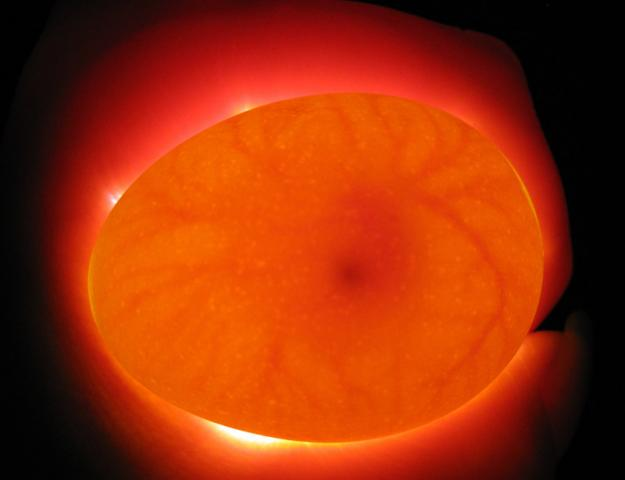
#> input picture img/egg3.jpg, 625 x 480 px
$ python tumor_extraction.py   (older library calls are emulated)
#> lines starting #> are read from the running program, lines starting #| are printed output that depends on the picture; after the words box and inside, x2 and y2 are one past the last pixel; in counts of white or black regions, pixels touching at a corner belong together
### processing.py
import cv2
import matplotlib.pyplot as plt


# [10 lines left out: functions show_image, show_image_plt, not called in this run]

def cvt_image_colorspace(image, colorspace = cv2.COLOR_BGR2GRAY):
    return cv2.cvtColor(image, colorspace)

def median_filtering(image, kernel_size=3):
    '''
    :param image: grayscale image
    :param kernel_size: kernel size should be odd number
    :return: blurred image
    '''

    return cv2.medianBlur(image, kernel_size)


def apply_threshold(image, **kwargs):
    '''
    :param image: image object
    :param kwargs: threshold parameters - dictionary
    :return:
    '''
    threshold_method = kwargs['threshold_method']
    max_value = kwargs['pixel_value']
    threshold_flag = kwargs.get('threshold_flag', None)
    if threshold_flag is not None:
        ret, thresh1 = cv2.adaptiveThreshold(image, max_value, threshold_method,cv2.THRESH_BINARY, kwargs['block_size'], kwargs['const'])
    else:
        ret, thresh1 = cv2.threshold(image, kwargs['threshold'], max_value, threshold_method)
    return thresh1

def sobel_filter(img,x,y,kernel_size = 3):
    return cv2.Sobel(img, cv2.CV_8U, x,y, ksize=kernel_size)

### tumor_extraction.py
from processing import *

image = cv2.imread("./img/egg3.jpg", 1)
#> image is the input picture: shape (480, 625, 3); mean B, G, R 7.8, 45.6, 152.1
plt.imshow(image)

# Step one - grayscale the image
grayscale_img = cvt_image_colorspace(image)
plt.imshow(grayscale_img)

# Step two - filter out image
median_filtered = median_filtering(grayscale_img, 5)
plt.imshow(median_filtered)

# testing threshold function
bin_image = apply_threshold(median_filtered, **{"threshold": 160,
                                                "pixel_value": 255,
                                                "threshold_method": cv2.THRESH_BINARY})
#> in apply_threshold, `ret, thresh1 = cv2.threshold(image, kwargs['threshold'], max_value, th..`:
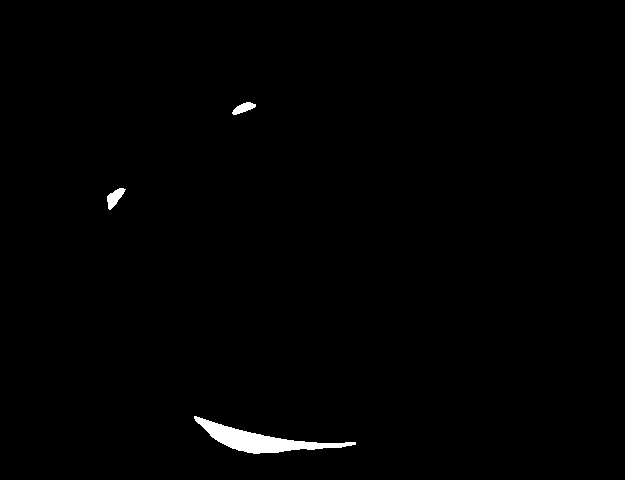
#> thresh1: shape (480, 625); 0.79% white; 3 white regions, box (x1, y1, x2, y2) and area: (194, 416, 356, 454) 1984, (107, 188, 126, 210) 214, (232, 102, 256, 115) 171
#> in apply_threshold, `ret, thresh1 = cv2.threshold(image, kwargs['threshold'], max_value, th..`: ret = 160
otsu_image = apply_threshold(median_filtered, **{"threshold": 0,
                                                 "pixel_value": 255,
                                                 "threshold_method": cv2.THRESH_BINARY + cv2.THRESH_OTSU})
#> in apply_threshold (call 2), `ret, thresh1 = cv2.threshold(image, kwargs['threshold'], max_value, th..`:
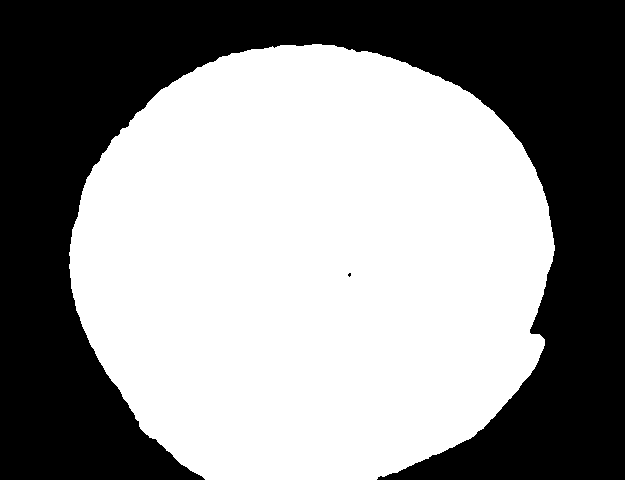
#> thresh1: shape (480, 625); 56.4% white; 2 black regions (1 under 20 px), largest, box (x1, y1, x2, y2) and area: (0, 0, 625, 480) 130906
#> in apply_threshold (call 2), `ret, thresh1 = cv2.threshold(image, kwargs['threshold'], max_value, th..`: ret = 67

'''
th2 = cv2.adaptiveThreshold(median_filtered,255,cv2.ADAPTIVE_THRESH_MEAN_C,\
            cv2.THRESH_BINARY,11,2)
th3 = cv2.adaptiveThreshold(median_filtered,255,cv2.ADAPTIVE_THRESH_GAUSSIAN_C,\
            cv2.THRESH_BINARY,11,2)
show_image('Image after adaptive thresholding', th2)
show_image('Image after adaptive thresholding 2', th3)
'''

# Step 3a - apply Sobel filter
img_sobelx = sobel_filter(median_filtered, 1, 0)
#> in sobel_filter, `return cv2.Sobel(img, cv2.CV_8U, x,y, ksize=kernel_size)`:
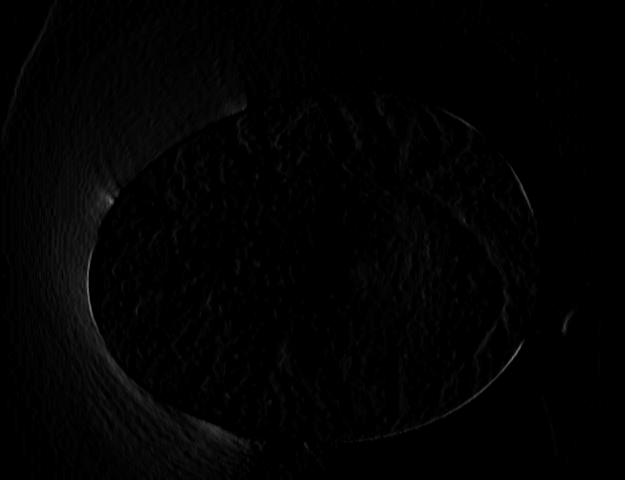
#> returned value: shape (480, 625); min 0, max 115, mean 2.5
img_sobely = sobel_filter(median_filtered, 0, 1)

# Adding mask to the image
img_sobel = img_sobelx + img_sobely + grayscale_img
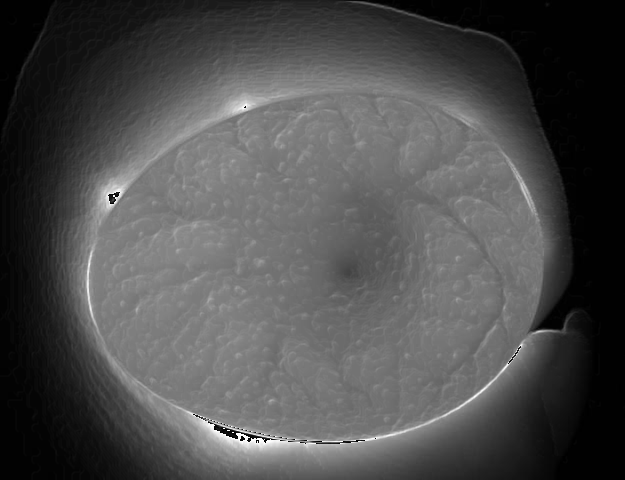
#> img_sobel: shape (480, 625); min 0, max 255, mean 77.8
plt.imshow(img_sobel)

# Step 4 - apply threshold
# Set threshold and maxValue
threshold = 160
maxValue = 255

# Threshold the pixel values
thresh = apply_threshold(img_sobel, **{"threshold": 160,
                                       "pixel_value": 255,
                                       "threshold_method": cv2.THRESH_BINARY})
#> in apply_threshold (call 3), `ret, thresh1 = cv2.threshold(image, kwargs['threshold'], max_value, th..`:
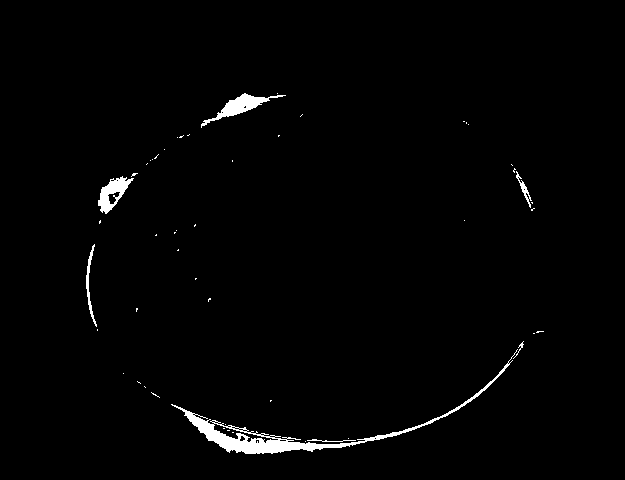
#> thresh1: shape (480, 625); 1.5% white; 51 white regions (44 under 20 px), largest, box (x1, y1, x2, y2) and area: (171, 349, 518, 454) 2568, (201, 93, 286, 128) 706, (98, 176, 134, 214) 592
#> in apply_threshold (call 3), `ret, thresh1 = cv2.threshold(image, kwargs['threshold'], max_value, th..`: ret = 160
plt.imshow(thresh)

# Step 3b - apply erosion + dilation
# apply erosion and dilation to show only the part of the image having more intensity - tumor region
# that we want to extract
kernel = cv2.getStructuringElement(cv2.MORPH_RECT, (9, 9))
erosion = cv2.morphologyEx(median_filtered, cv2.MORPH_ERODE, kernel)
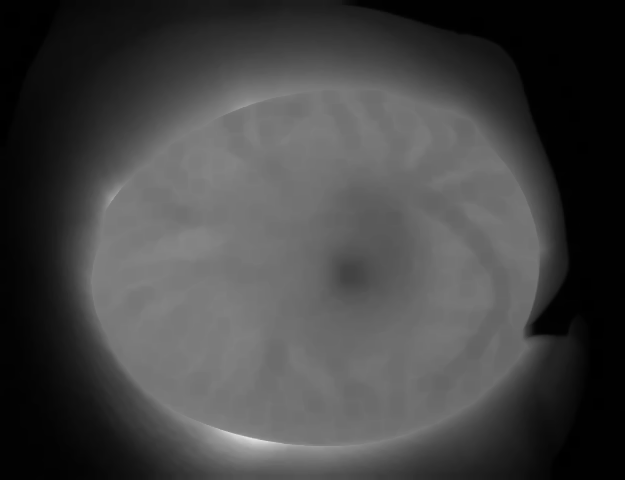
#> erosion: shape (480, 625); min 0, max 227, mean 68.5
plt.imshow(erosion)

dilation = cv2.morphologyEx(erosion, cv2.MORPH_DILATE, kernel)
plt.imshow(dilation)

# Step 4 - apply thresholding
threshold = 160
maxValue = 255

# apply thresholding
new_thresholding = apply_threshold(dilation, **{"threshold": 160,
                                                "pixel_value": 255,
                                                "threshold_method": cv2.THRESH_BINARY})
#> in apply_threshold (call 4), `ret, thresh1 = cv2.threshold(image, kwargs['threshold'], max_value, th..`:
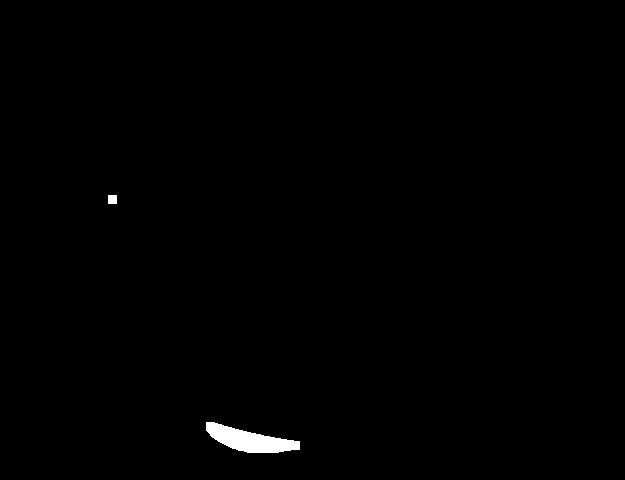
#> thresh1: shape (480, 625); 0.55% white; 2 white regions, box (x1, y1, x2, y2) and area: (206, 422, 300, 453) 1564, (108, 195, 117, 204) 81
plt.imshow(new_thresholding)
plt.show()
#> figure, not shown here; B, G, R data is drawn as R, G, B

$ run again, with img/egg2.jpg copied over img/egg3.jpg
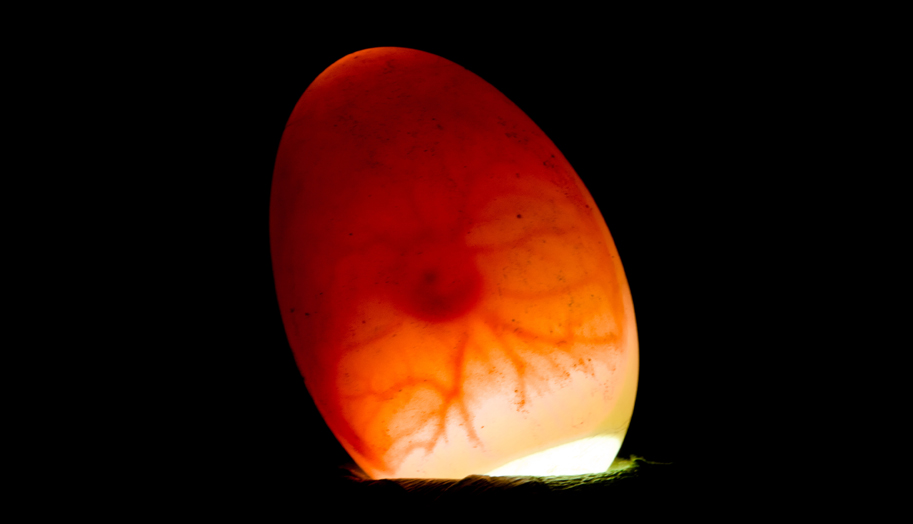
#> input picture img/egg2.jpg, 913 x 524 px
#> image is the input picture: shape (524, 913, 3); mean B, G, R 8.4, 17.5, 49.2
#> in apply_threshold, `ret, thresh1 = cv2.threshold(image, kwargs['threshold'], max_value, th..`:
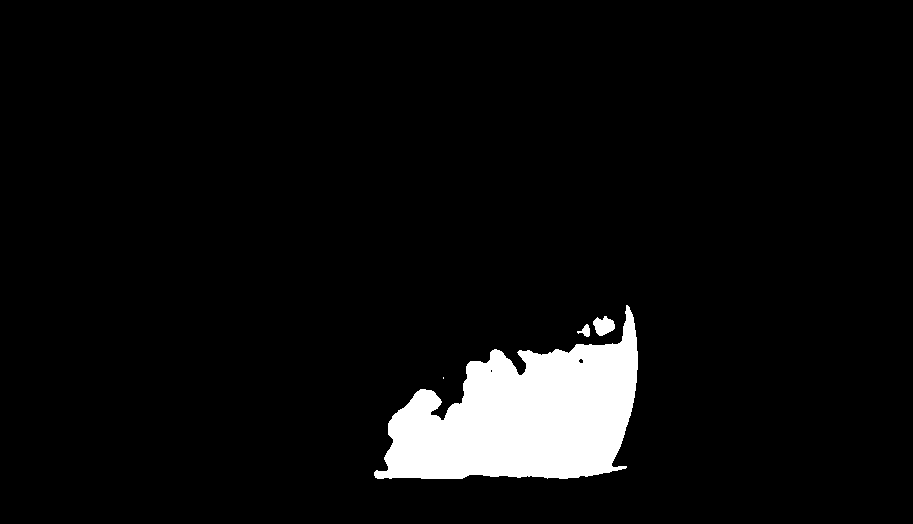
#> thresh1: shape (524, 913); 5.7% white; 4 white regions (1 under 20 px), largest, box (x1, y1, x2, y2) and area: (374, 305, 638, 479) 26671, (593, 316, 615, 336) 299, (577, 324, 590, 337) 88
#> ret = 160
#> thresh1: shape (524, 913); 11.6% white; 4 white regions, box (x1, y1, x2, y2) and area: (344, 209, 639, 483) 55164, (332, 49, 369, 67) 147, (508, 227, 521, 238) 63, (372, 48, 378, 52) 20
#> thresh1: shape (524, 913); 6.2% white; 90 white regions (82 under 20 px), largest, box (x1, y1, x2, y2) and area: (335, 206, 638, 483) 28899, (432, 368, 450, 384) 157, (552, 323, 564, 335) 78
#> in apply_threshold (call 4), `ret, thresh1 = cv2.threshold(image, kwargs['threshold'], max_value, th..`:
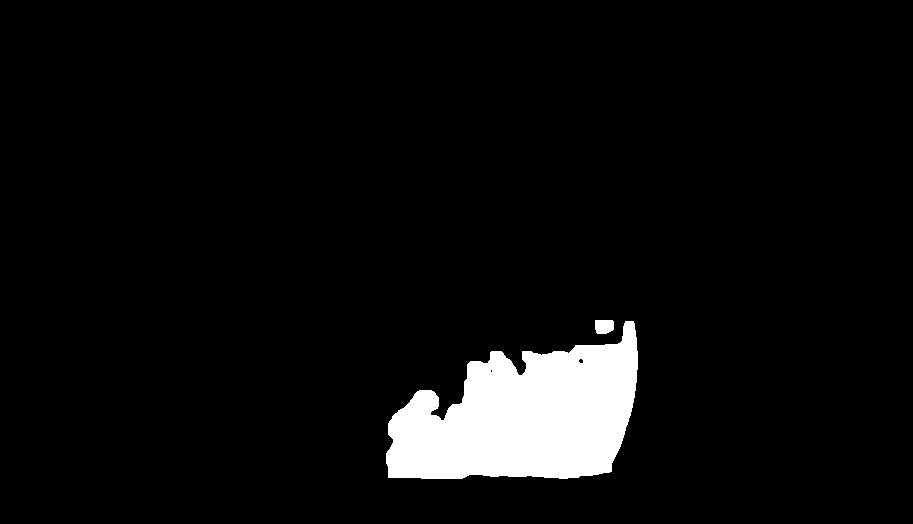
#> thresh1: shape (524, 913); 5.5% white; 2 white regions, box (x1, y1, x2, y2) and area: (386, 321, 638, 479) 26283, (595, 320, 614, 334) 244

$ run again, with img/egg4.jpg copied over img/egg3.jpg
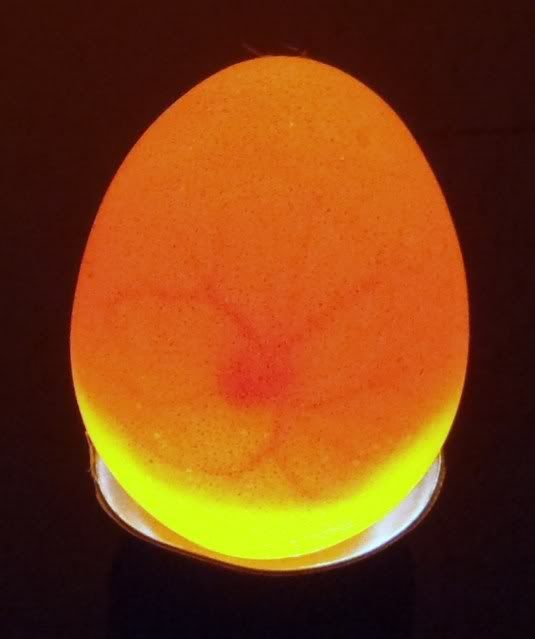
#> input picture img/egg4.jpg, 535 x 639 px
#> image is the input picture: shape (639, 535, 3); mean B, G, R 18.7, 63.6, 125.5
#> thresh1: shape (639, 535); 8.1% white; 3 white regions (2 under 20 px), largest, box (x1, y1, x2, y2) and area: (76, 388, 458, 570) 27758
#> ret = 160
#> thresh1: shape (639, 535); 47.8% white; 3 white regions (2 under 20 px), largest, box (x1, y1, x2, y2) and area: (70, 56, 469, 571) 163547
#> thresh1: shape (639, 535); 9.6% white; 300 white regions (278 under 20 px), largest, box (x1, y1, x2, y2) and area: (74, 376, 461, 570) 30045, (363, 85, 445, 201) 328, (95, 101, 177, 218) 305
#> in apply_threshold (call 4), `ret, thresh1 = cv2.threshold(image, kwargs['threshold'], max_value, th..`:
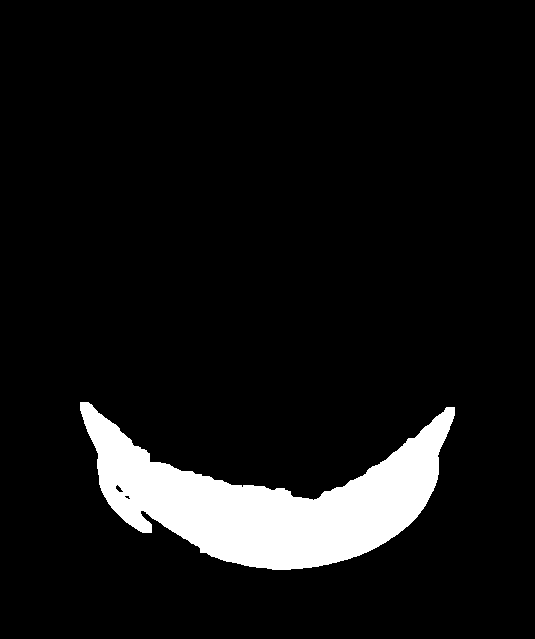
#> thresh1: shape (639, 535); 8% white; 1 white region, box (x1, y1, x2, y2) and area: (80, 402, 455, 570) 27221
